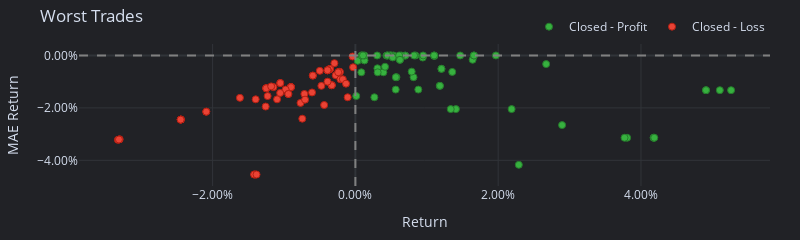
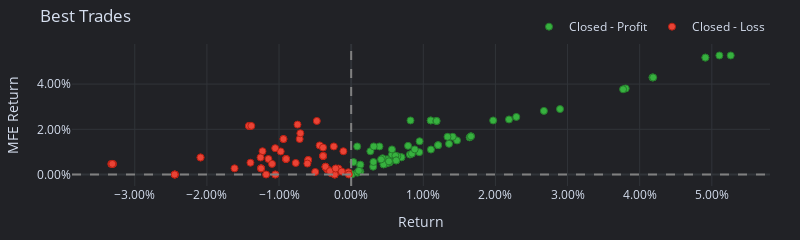

Notebook code for these charts, in order:
### Markdown cell above
trade_history see a clean summary of all the trades
plot_mae and plot_mfe these show you the most painful (MAE) and most profitable moments while in a trade. Link to documentation [here](https://vectorbt.pro/pvt_321460c7/features/analysis/#mae-and-mfe)

### Code cell
display(unlevered_pf.trade_history.head())
unlevered_pf.trades.plot_mae_returns(title='Worst Trades').show()
unlevered_pf.trades.plot_mfe_returns(title='Best Trades').show()
